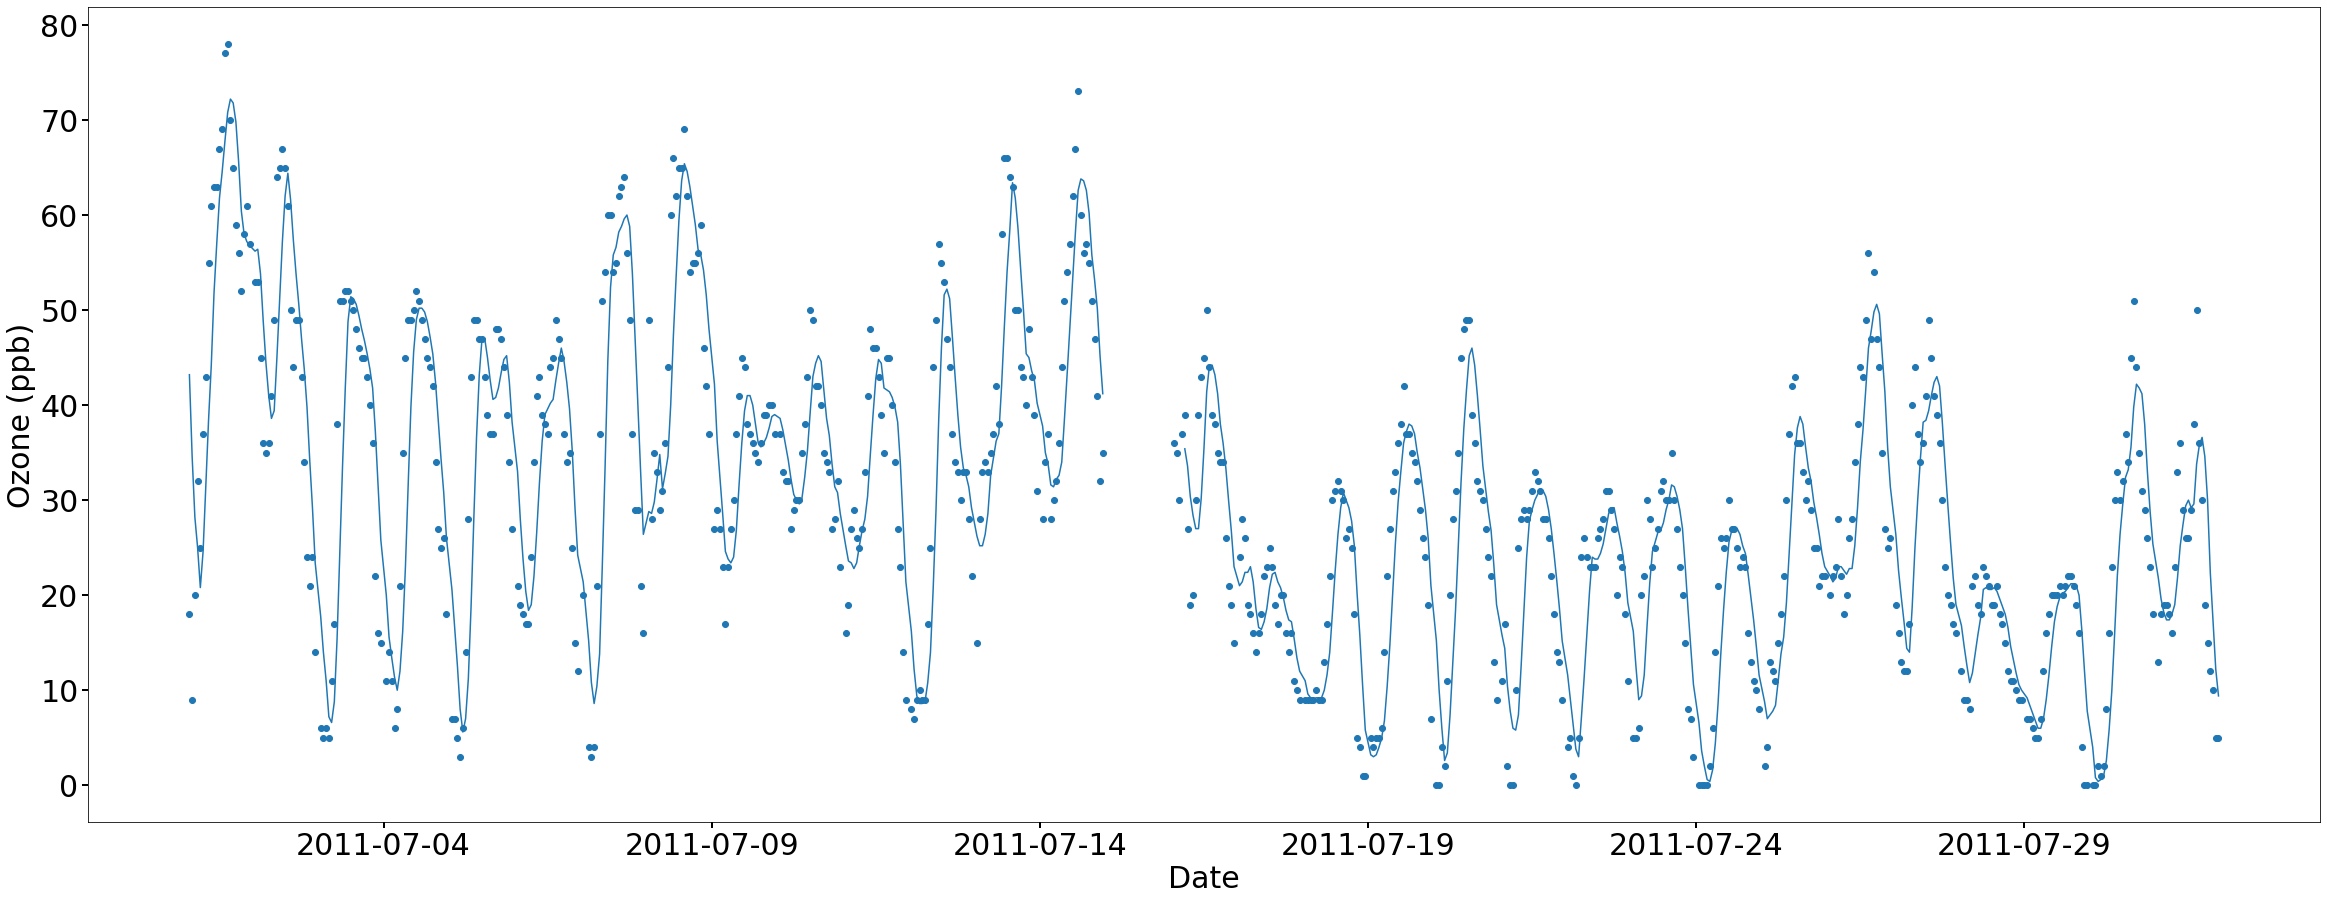

Write Python code to recreate this figure.

import pandas as pd
from matplotlib import pyplot as plt
import numpy as np
import os

os.chdir("/mnt/c/Users/dusti/Desktop/temp")
work_dir = os.getcwd()

f = "/mnt/c/Users/dusti/Desktop/O3_010030010_annual.csv"
data = pd.read_csv(f, header=0, parse_dates = ['Starting Date'], index_col = 'Starting Date')

data.replace(-999,np.NaN, inplace = True)
data
print(data)
data['Rolling'] = data['Ozone (ppb)'].rolling(5).mean()

import matplotlib.dates as mdates

fig, ax1 = plt.subplots(figsize=(40,15))
 
#Extract out July ozone data
July_data = data['2011-07-01':'2011-07-31']  
July_data
ax1.scatter(July_data.index, July_data["Ozone (ppb)"])
ax1.plot(July_data.index, July_data["Rolling"])


#ax1.legend(loc='upper left', fontsize = 30)


ax1.set_ylabel('Ozone (ppb)', size = 30)


ax1.set_xlabel('Date', size=30)
ax1.tick_params(direction='out', length=6, width=2, grid_alpha=0.5, labelsize=30)

ax1.xaxis.set_major_locator(mdates.DayLocator(interval=5))
#ax1.xaxis.set_major_locator(mdates.YearLocator())
fig.savefig(work_dir + '/test.png', bbox_inches='tight')
